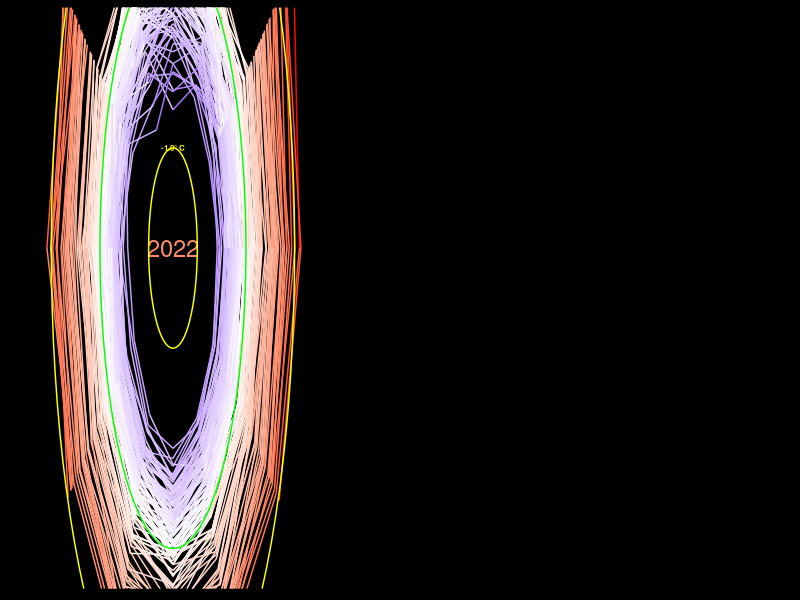
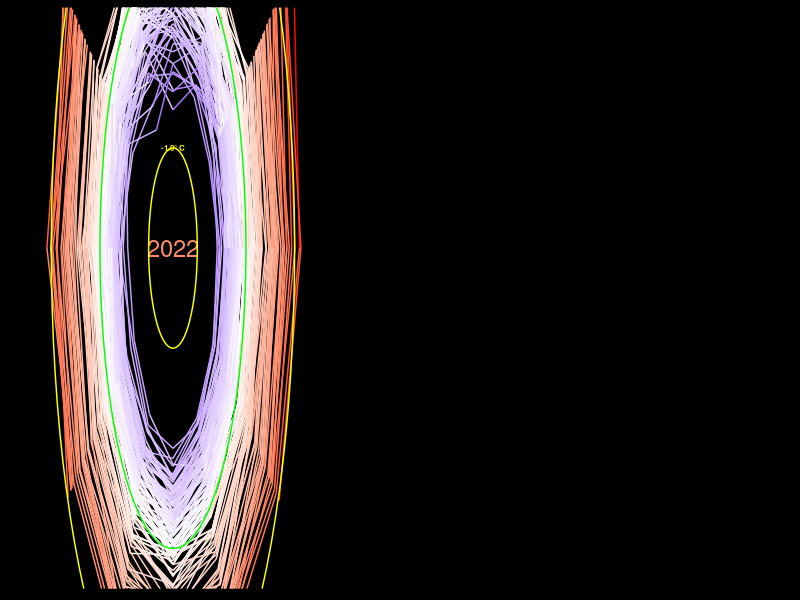

Write the R code that produced these figures, in order.
library(tidyverse)
library(gganimate)



# Plot: There are data in preceding year and next year.
# Need to create 3 separated dataframes

t_diff <- 
  read_csv("data/GLB.Ts+dSST.csv", skip = 1, na = "***") %>% #load CSV file, skip 1st rows
  select(year = Year, month.abb) %>% #month.abb is constant R build-in. which is the same as our datatype
  # Tidy dataframe by converting month in 1 column accept for year
  #Pivot dataframe for all columns except for year column, Give a name of month column
  pivot_longer(-year, names_to = "month", values_to = "t_diff") %>%
  drop_na() #Ignore NA value
  

# Create 3 Separated dataframe
# Create dataframe for preceding December
# last_dec <-
#   t_diff %>%
#   filter(month == "Dec") %>% #Filter December
#   mutate(year = year + 1,   #Calculate preceding year by using the original data
#          month = "last_Dec") #Rename Dec to last_Dec

# Create dataframe for next Jan
# next_jan <-
#   t_diff %>%
#   filter(month == "Jan") %>% #Filter January
#   mutate(year = year - 1,    # Add extra year
#          month = "next_Jan") # Rename it

# Create dummy variable for radius
radius_bumb <- 1.5

t_data <- 
  t_diff %>%
  mutate(month = factor(month, levels = c(month.abb, "next_Jan")), #Order months into numerical order rather than alphabet order, define month as a factor
         month_number = as.numeric(month)) %>% #Remove previous December to remove zero from dataframe
  arrange(year, month) %>%  # arrange year and month       
  mutate(step_number = 1:nrow(.), #Add row number. 1:nrow(.) means count from 1 to the end of row in this dataframe. need to count step over the row
         radius = t_diff + radius_bumb,         theta = 2 * pi * (month_number-1) / 12, # Convert an angle to radian. Theta starts from zero degree January will be zero and divided by 12 to give angle to months. 
         x = radius * sin(theta),
         y = radius * cos(theta))
  
  annotation <-
    t_data %>% #create new dataframe from 2022
    slice_max(year) %>%
    slice_max(month_number)
 
temp_line <- #Create text at specific position
  tibble(
    x = 0,
    y = c(1, 0, -1) + radius_bumb,
    labels = c("+1\u00B0 C","0\u00B0 C", "-1.0\u00B0 C")
  )

#Create dataframe for tangential month to the ciricle
month_label <-
  tibble(
    x = 1:12,
    labels = toupper(month.abb), #Convert month label to capital letters
    y = 1.5
  )

#Make dataframe for grid line and used in geom_segment
# gridlines <- 
#   tibble(
#     x = c(1.2, 1.3, 1.6),
#     xend = c(12.8, 12.7, 12.4),
#     y = c(1, 0, -1),
#     yend = y
#   )
 
# Adding gridlines to climate spiral 
gridlines <-
  tibble(theta = 2 * pi * rep(seq(0, 1, 0.01), each = 3), #Repeat theta
       radius = rep(c(1, 0, -1) + radius_bumb, length.out = length(theta)),
       line = rep(c("a", "b", "c"), length.out = length(theta)),
       x = radius * cos(theta),
       y = radius * sin(theta))
 

#a <-  
  t_data %>% ggplot(aes(x = x, 
             y = y, 
             color = t_diff)) + #Let's coloring by temperature change. Previous version was colored by year
  geom_label(aes(x = 0, y = 0, label = year),  #geom_label it provides a text with background
               fill = "black",
               label.size = 0,
               size = 6) +
  geom_path()+  
  geom_path(data = gridlines %>% filter(radius != radius_bumb), # radius should not be equal to dummy radius bumb 
               aes(x = x, y = y,
                   group = line), 
               color = "yellow",
               inherit.aes = FALSE) +
  geom_path(data = gridlines %>% filter(radius == radius_bumb), # radius should not be equal to dummy radius bumb 
              aes(x = x, y = y,
                  group = line), 
              color = "green",
              inherit.aes = FALSE) +   
  geom_text(data = temp_line, aes(x = x, y = y, label = labels), #Add label and coloring
               color = c("yellow", "green", "yellow"), size = 2, fontface = "bold",
               inherit.aes = FALSE)+
  geom_text(data = month_label, aes(x = x, y = y, label = labels), # Add month label back to the position
              color = "yellow",
              inherit.aes = FALSE) +
  scale_y_continuous(limits = c(-2.0, 1.5),
                     expand = c(0,-0.3) # expand grid. First is an addition. Second is an multiplication.
                     ) + #Rescale y axis
  scale_color_gradient2(low = "blue", high = "red", mid = "white", midpoint = 0, #Change the color to continuous scale. Re-scale the legend
                        guide = "none") + #Remove legend 
  # coord_polar(start = 0)+ #Set polar 5 minutes off. "start" measures thing in radius 
  labs(x = NULL, # Add label
      y = NULL,
      title = NULL) + 
  theme(
    panel.background = element_rect(fill = "black"), #Add black color and white border. Increase border line size
    plot.background = element_rect(fill = "black", color = "black"),
    panel.grid = element_blank(), # Remove grid line color
    axis.text.x = element_blank(),
    axis.text.y = element_blank(),
    axis.ticks = element_blank(),
    axis.title = element_blank(),
    plot.title = element_blank()
  )#+
   #transition_manual(frames = year, cumulative = TRUE)  #Add data and keep the old data in gganimate only
   
ggsave("figures/climate_spiral_trig.png", width = 4.155, height = 4.5, unit = "in", dpi = 300)
 
# animate(a, width = 4.155, height = 4.5, unit = "in", res = 300)
# anim_save("figures/climate_spiral_trig.gif")

# animate(a, width = 4.155, height = 4.5, unit = "in", res = 300,
#         renderer = av_renderer("figures/climate_trig.mp4")
# )
